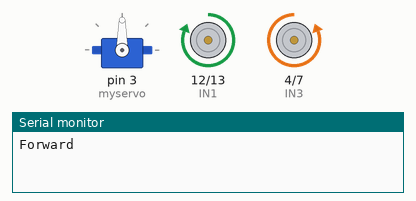
Bench run of a sketch on a simulated Arduino Uno, built with avr-gcc and run on an emulated ATmega328P. On the bench: servo, motor-driver pin pairs drawn as motors (green arrow = first pin HIGH = forward, orange = second pin HIGH = backward, longer = more drive, scaled by the enable pin), the last lines printed to the serial monitor.

Above: at 0.5 s.
At 2.5 s:
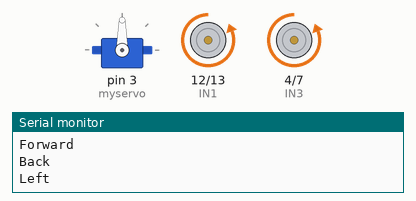
Timing chart, 0 to 5.2 s (numbered marks = the images above):
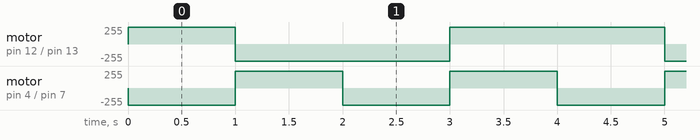

Measured:
- by itself, motor on pin 12 (IN1) / pin 13 (IN2): repeats every 4.0 s: backward 255/255 2.0 s, forward 255/255 2.0 s
- by itself, motor on pin 4 (IN3) / pin 7 (IN4): alternates forward 255/255 for 1.0 s and backward 255/255 for 1.0 s

The sketch:

4wd_car_part_1.ino
```cpp
// ENA  ENB   IN1   IN2   IN3   IN4   Description
// HIGH HIGH  HIGH  LOW   LOW   HIGH  Car is running forward
// HIGH HIGH  LOW   HIGH  HIGH  LOW   Car is running back
// HIGH HIGH  LOW   HIGH  LOW   HIGH  Car is running left
// HIGH HIGH  HIGH  LOW   HIGH  LOW   Car is running right
// HIGH HIGH  LOW   LOW   LOW   LOW   Car is stoped
// HIGH HIGH  HIGH  HIGH  HIGH  HIGH  Car is stoped
// LOW  LOW   N/A   N/A   N/A   N/A   Car is stoped

#include <Servo.h>
Servo myservo;

int Echo = A1;
int Trig = A2;

#define ENA 5
#define ENB 6
#define IN1 12
#define IN2 13
#define IN3 4
#define IN4 7
#define carSpeed 100
int rightDistance = 0, leftDistance = 0, middleDistance = 0;

void forward(){
  digitalWrite(ENA, HIGH);
  digitalWrite(ENB, HIGH);
  digitalWrite(IN1, HIGH);
  digitalWrite(IN2,  LOW);
  digitalWrite(IN3, LOW);
  digitalWrite(IN4, HIGH);
  Serial.println("Forward");
  }

void back(){
  digitalWrite(ENA, HIGH);
  digitalWrite(ENB, HIGH);
  digitalWrite(IN1, LOW);
  digitalWrite(IN2, HIGH);
  digitalWrite(IN3, HIGH);
  digitalWrite(IN4, LOW);
  Serial.println("Back");
  }

void left(){
  digitalWrite(ENA, HIGH);
  digitalWrite(ENB, HIGH);
  digitalWrite(IN1, LOW);
  digitalWrite(IN2, HIGH);
  digitalWrite(IN3, LOW);
  digitalWrite(IN4, HIGH);
  Serial.println("Left");
  }

void right(){
  digitalWrite(ENA, HIGH);
  digitalWrite(ENB, HIGH);
  digitalWrite(IN1, HIGH);
  digitalWrite(IN2, LOW);
  digitalWrite(IN3, HIGH);
  digitalWrite(IN4, LOW);
  Serial.println("Right");
  }

//void stop(){
//  digitalWrite(ENA, LOW);
//  digitalWrite(ENB, LOW);
//  Serial.println("Stop!");
//}

//int Distance_test(){
//  digitalWrite(Trig, LOW);
//  delayMicroseconds(2);
//  digitalWrite(Trig, HIGH);
//  delayMicroseconds(20);
//  digitalWrite(Trig, LOW);
//  float Fdistance = pulseIn(Echo, HIGH);
//  Fdistance = Fdistance / 58;
//  return (int)Fdistance;
//}
//


void setup(){
  myservo.attach(3);
  Serial.begin(9600);
  pinMode(Echo, INPUT);
  pinMode(Trig, OUTPUT);
  pinMode(IN1,OUTPUT);
  pinMode(IN2,OUTPUT);
  pinMode(IN3,OUTPUT);
  pinMode(IN4,OUTPUT);
  pinMode(ENA,OUTPUT);
  pinMode(ENB,OUTPUT);
//  stop();
}

void loop(){
  forward();
  delay(1000);
  back();
  delay(1000);
  left();
  delay(1000);
  right();
  delay(1000);
//  myservo.write(90);
//  delay(500);
//  middleDistance = Distance_test();
//  if(middleDistance <= 20){
//    stop();
//    delay(500);
//    myservo.write(10);
//    delay(1000);
//    rightDistance = Distance_test();
//
//    delay(500);
//    myservo.write(90);
//    delay(1000);
//    myservo.write(180);
//    delay(1000);
//    leftDistance = Distance_test();
//
//    delay(500);
//    myservo.write(90);
//    delay(1000);
//    if(rightDistance > leftDistance) {
//      right();
//      delay(360);
//    }
//    else if (rightDistance < leftDistance){
//      left();
//      delay(360);
//      }
//    else if ((rightDistance <= 20) || (leftDistance <= 20)) {
//      back();
//      delay(180);
//      }
//    else {
//      forward();
//    }
//  }
}
```
